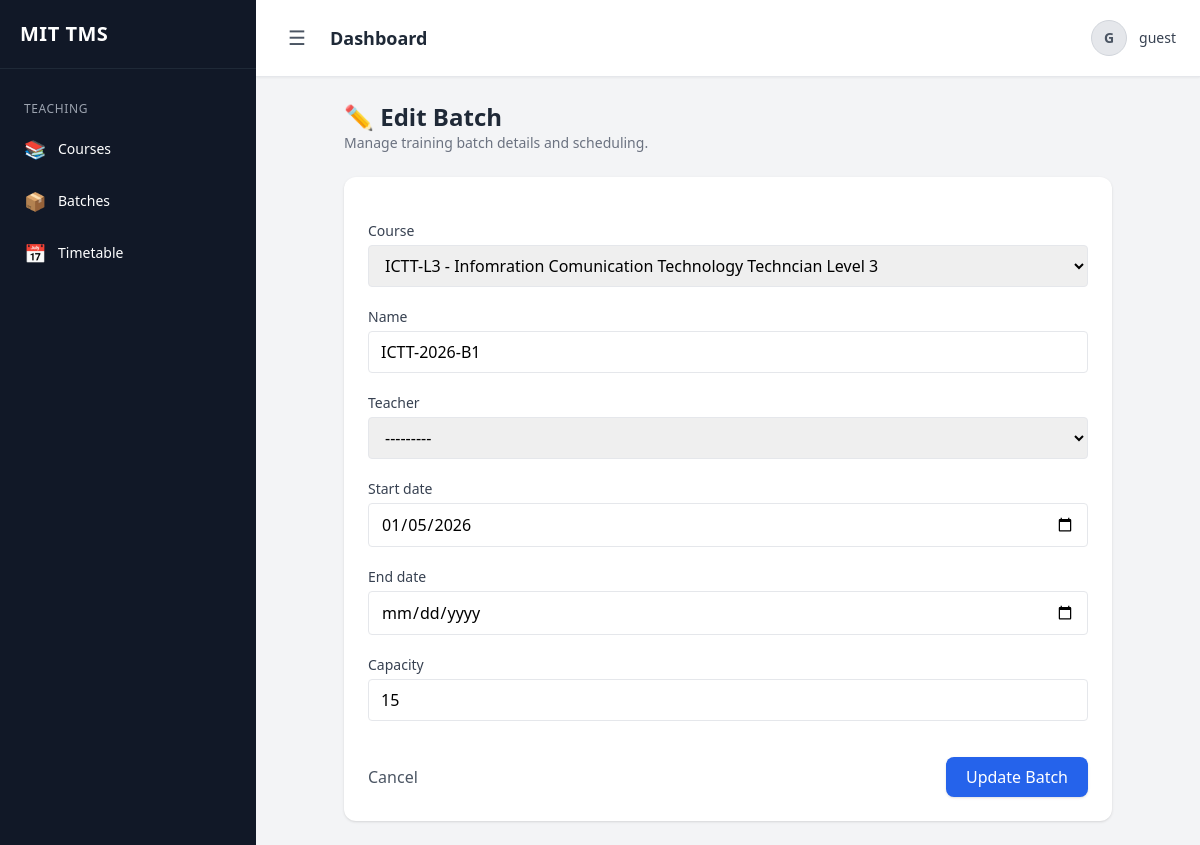
Screenshot of /app/batches/1/update/ (signed in) with the database file from the repository.
### apps/batch/models.py (models this page shows, shortened)
class Batch(models.Model):
    name = models.CharField(max_length=255)
    course = models.ForeignKey(
        Course,
        on_delete=models.CASCADE,
        related_name="batches"
    )
    teacher = models.ForeignKey(
        Teacher,
        on_delete=models.SET_NULL,
        null=True,
        blank=True,
        related_name="batches"
    )
    start_date = models.DateField()
    end_date = models.DateField(null=True, blank=True)
    capacity = models.PositiveIntegerField(default=30)
    created_at = models.DateTimeField(auto_now_add=True)

### apps/batch/views.py (the view, shortened to what this page needs)
# urls.py: path("<int:pk>/update/", BatchUpdateView.as_view(), name="batch_update"),
class BatchUpdateView(LoginRequiredMixin, UpdateView):
    model = Batch
    form_class = BatchForm
    template_name = "batch/batch_form.html"

### apps/accounts/models.py (called while the page is built)
    def __str__(self):
        return self.full_name

### apps/core/context_processors.py (called while the page is built)
def user_roles(request):
    user = request.user
    return {
        'is_admin': user.is_authenticated and user.is_superuser,
        'is_teacher': user.is_authenticated and hasattr(user, 'teacher'),
        'is_student': user.is_authenticated and hasattr(user, 'student'),
    }

### apps/courses/models.py (called while the page is built)
    def __str__(self):
        return f"{self.code} - {self.title}"

### templates/batch/batch_form.html (shortened to what this page needs)
{% extends 'base.html' %}
{% block content %}
<div class="max-w-3xl mx-auto">
    <div class="mb-6">
        <h2 class="text-2xl font-bold text-gray-800">
            {% if object %}
                ✏️ Edit Batch
            {% else %}
                ➕ Create New Batch
            {% endif %}
        </h2>
        <p class="text-sm text-gray-500">
            Manage training batch details and scheduling.
        </p>
    </div>
    <div class="bg-white shadow rounded-xl p-6">
        <form method="post" class="space-y-5">
            {% for field in form %}
                <div>
                    <label class="block text-sm font-medium text-gray-700 mb-1">
                        {{ field.label }}
                    </label>
                    {{ field }}
                </div>
            {% endfor %}
            <div class="flex justify-between items-center pt-4">
                <a href="{% url 'batch:batch_list' %}"
                   class="text-gray-600 hover:underline">
                    Cancel
                </a>
                <button type="submit"
                        class="bg-blue-600 text-white px-5 py-2 rounded-lg shadow hover:bg-blue-700 transition">
                    {% if object %}
                        Update Batch
                    {% else %}
                        Create Batch
                    {% endif %}
                </button>
            </div>
        </form>
    </div>
</div>
{% endblock %}

### templates/partials/topbar.html (shortened to what this page needs)
<header class="bg-white shadow-sm border-b px-3 md:px-6 py-3 md:py-4 flex justify-between items-center">
    <div class="flex items-center gap-2 md:gap-4">
        <button onclick="toggleSidebar()"
                class="text-2xl md:text-xl text-gray-600 hover:text-black p-2 rounded-lg hover:bg-gray-100">
            ☰
        </button>
        <h1 class="text-sm md:text-lg font-semibold text-gray-800 truncate max-w-[120px] md:max-w-none">
            {% block header %}Dashboard{% endblock %}
        </h1>
    </div>
    <div class="relative">
        <button onclick="toggleUserMenu()"
                class="flex items-center gap-2 md:gap-3 text-sm text-gray-700 hover:text-black">
            <div class="w-8 h-8 md:w-9 md:h-9 rounded-full overflow-hidden border border-gray-300 bg-gray-200">
                {% if request.user.profile.image %}
                    <img src="{{ request.user.profile.image.url }}"
                         class="w-full h-full object-cover">
                {% else %}
                    <div class="w-full h-full flex items-center justify-center text-xs md:text-sm font-bold text-gray-600">
                        {{ request.user.username|slice:":1"|upper }}
                    </div>
                {% endif %}
            </div>
            <span class="hidden sm:block font-medium">
                {{ request.user.username }}
            </span>
        </button>
    </div>
</header>

### rows the page displays
Batch: form "ICTT-L3 - Infomration Comunication Technology Techncian Level 3" "ICTT-2026-B1" "---------" "01/05/2026" "15"

### other values shown
{{ request.user.username|slice:":1"|upper }} "G"
{{ request.user.username }} "guest"
{{ field.label }} "Course" "Name" "Teacher" "Start date" "End date" "Capacity"
